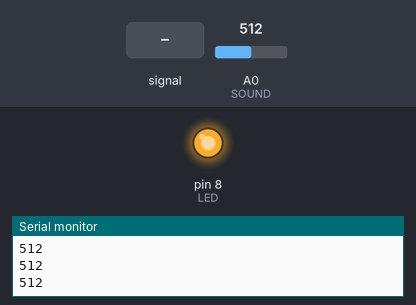
The sketch below on a simulated Arduino Uno, built with avr-gcc and run on an emulated ATmega328P. On the bench: output pins drawn as LEDs (lit = HIGH), the last lines printed to the serial monitor. The inputs (shaded band) are chosen by the test bench; at power-on: A0 (SOUND) = 512.

Above: at 1.2 s.
1.3 s: A0 (SOUND) fed a 1000 Hz sine of ±255 counts around its level
At 3.7 s:
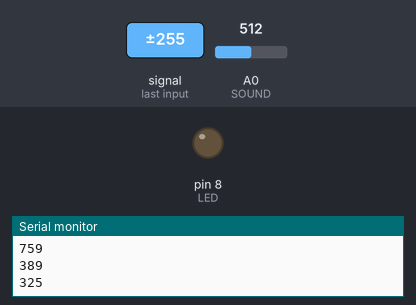
4.3 s: A0 (SOUND) set to 490
At 5.3 s:
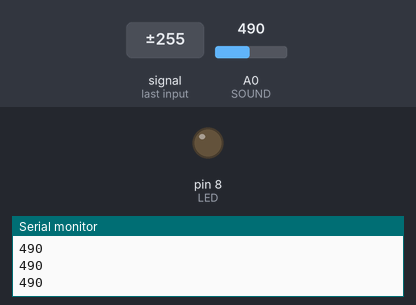
6.0 s: A0 (SOUND) set to 511
At 6.6 s:
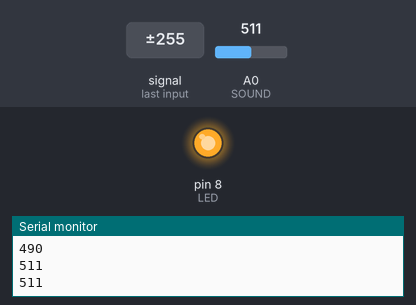
7.5 s: A0 (SOUND) set to 306
At 8.9 s:
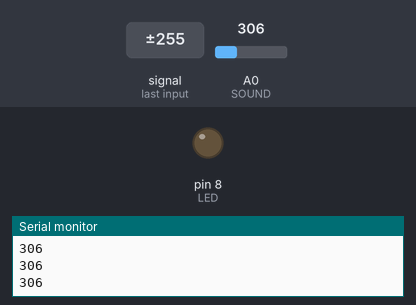
Timing chart, 0 to 10.0 s (numbered marks = the images above; inputs shaded):
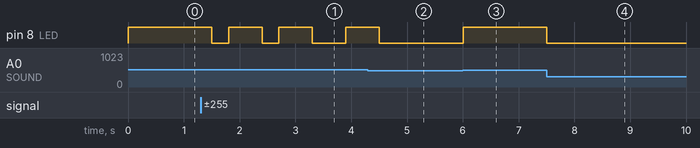

The sketch:

sound_sensor.ino
```cpp
const int SOUND = A0;
const int LED = 8;
int threshold = 500;

void setup() {
  pinMode(LED, OUTPUT);
  Serial.begin(9600);
}

void loop() {
  int soundValue = analogRead(SOUND);
  Serial.println(soundValue);

  if (soundValue > threshold) {
    digitalWrite(LED, HIGH);
  } else {
    digitalWrite(LED, LOW);
  }
  delay(300);
}
```

Measured:
- the behaviour switches between 500 and 501 on A0 (SOUND) (found by bisection; images 2 and 3)
- after the input at 1.3 s, pin 8 (LED): goes LOW 0.30 s, HIGH 0.60 s, LOW 0.30 s, HIGH 0.60 s, LOW 0.60 s, then HIGH, starting after 0.20 s
- after the input at 4.3 s, pin 8 (LED): goes on until 4.5 s, then stays LOW
- after the input at 6.0 s, pin 8 (LED): LOW → HIGH at once
- after the input at 7.5 s, pin 8 (LED): HIGH → LOW at once
